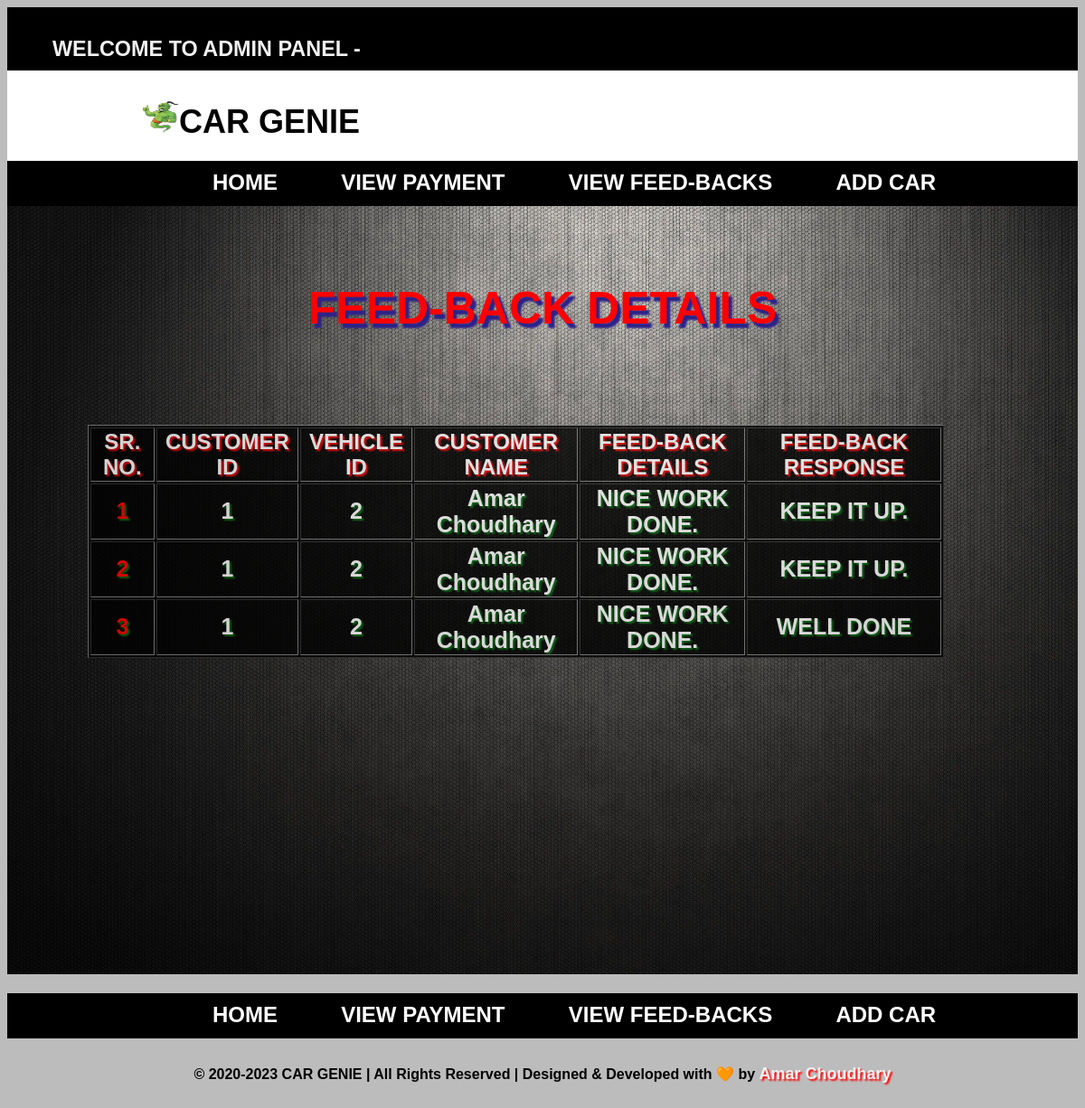
The app's page /php/Admin_feedback_view.php with its own data.
### tables this page shows
CREATE TABLE `feedback` (
  `Feed_ID` int NOT NULL AUTO_INCREMENT,
  `Cus_Id` int NOT NULL,
  `Vehicle_Id` int NOT NULL,
  `customer_name` varchar(255) DEFAULT NULL,
  `Feed_Details` varchar(511) DEFAULT NULL,
  `Feed_Response` varchar(511) DEFAULT NULL,
  `Feed_Status` varchar(255) DEFAULT NULL,
  PRIMARY KEY (`Feed_ID`),
  KEY `Cus_Id` (`Cus_Id`),
  KEY `Vehicle_Id` (`Vehicle_Id`),
  CONSTRAINT `feedback_ibfk_2` FOREIGN KEY (`Vehicle_Id`) REFERENCES `vehicle_info` (`Vehicle_ID`)
);

### php/Admin_feedback_view.php (the view, shortened to what this page needs)
<?php include 'admin_header.php'; ?>
<?php
    include('conn.php');
?>
<!DOCTYPE html>
<html>
<head>
    <link rel="stylesheet" href="../css/home.css" type="text/css" />
</head>
<body class="hold-transition sidebar-mini">
    <?php include 'admin_menu.php'; ?>
    <div class="admindetails">
    <div class="container">
    <center>
        <h1 class="admintitle">FEED-BACK DETAILS</h1>
    </center>
        <table class="table table-bordered table-striped table-hover" border="1">
            <thead>
                <tr class="info">
                    <th>SR. NO.</th>
                    <th>CUSTOMER ID</th>
                    <th>VEHICLE ID</th>
                    <th>CUSTOMER NAME</th>
                    <th>FEED-BACK DETAILS</th>
                    <th>FEED-BACK RESPONSE</th>
                </tr>
            </thead>
            <tbody>
                <?php
                    $admin_data = "SELECT * FROM `feedback` WHERE Feed_ID > 0";
                    $result=$conn->query($admin_data);
                ?>
                <?php $counter=1;
                    while ($row = mysqli_fetch_array($result)){
                        $adminData[] = array(
                            'Cus_Id' =>$row['Cus_Id'],
                            'Vehicle_Id' => $row['Vehicle_Id'],
                            'Feed_Details' => $row['Feed_Details'],
                            'customer_name' => $row['customer_name'],
                            'Feed_Response' => $row['Feed_Response']
                        );
                    }
                ?>
                <?php foreach ($adminData as $admin){ ?>
                <tr class="datainfo">
                    <td class="admintablesrn">
                        <?php echo $counter++;?>
                    </td>
                    <td class="admintable">
                        <?php echo $admin['Cus_Id']; ?>
                    </td>
                    <td class="admintable">
                        <?php echo $admin['Vehicle_Id']; ?>
                    </td>
                    <td class="admintable">
                        <?php echo $admin['customer_name']; ?>
                    </td>
                    <td class="admintable">
                        <?php echo $admin['Feed_Details']; ?>
                    </td>
                    <td class="admintable">
                        <?php echo $admin['Feed_Response']; ?>
                    </td>
                </tr>
                <?php } ?>
            </tbody>
        </table>
    </div>
    </div>
    <?php include 'admin_footer.php'; ?>
</body>
</html>

### php/admin_header.php (shortened to what this page needs)
<!DOCTYPE html>
<head>
    <link rel="stylesheet" href="../css/home.css" type="text/css" />
</head>
<body>
    <div class="top">
        <div class="left">
            <h3>WELCOME TO ADMIN PANEL - <?php echo  strtoupper($_SESSION['admin_name']); ?></h3>
        </div>
    </div>
    <div class="logo">
        <div class="left">
            <h1><a href="admin_home.php" title="Go To Home Page"><img src="../image/logo.jpg" width="40px" height="35px"><span id="projectName">CAR GENIE</span></a></h1>
        </div>
    </div>
</body>
</html>

### php/admin_menu.php (shortened to what this page needs)
<!DOCTYPE html>
<html lang="en">
<head>
</head>
<body>
    <div id="menu">
        <center>
        <a href="admin_home.php" title="Admin Home Page">HOME</a>
        <a href="Admin_payment_view.php" title="View Payment Information">VIEW PAYMENT</a>
        <a href="admin_feedback_view.php" title="Oder Details">VIEW FEED-BACKS</a>
        <a href="admin_cars_add.php" title="Add New Car Details">ADD CAR</a>
        </center>
    </div>
</body>
</html>

### php/admin_footer.php (shortened to what this page needs)
<!DOCTYPE html>
<html lang="en">
<head>
    <link rel="stylesheet" href="../css/home.css" type="text/css" />
</head>
<body>
    <div>
        <div class="footer">
            <?php include 'admin_menu.php'; ?>
        </div>
        <h4 id="middleIt">	&copy; <?php echo '2020-'. date("Y"); ?> CAR GENIE | All Rights Reserved | Designed & Developed with &#129505; by <a href="https://github.com/amrhkr" title="Developer's GitHub" target="_blank"><span id="adminName">Amar Choudhary</span></a></h4>
    </div>
</body>
</html>

### css/home.css (style rules this page uses)
body { background-color: #bdbcbc; background-size: cover; font-family: sans-serif; }
.top { width: 100%; height: 70px; background-color: #000000; }
.left { width: 50%; height: 40px; float: left; color: #f0f0f0; font-size: 20px; padding-left: 50px; padding-top: 10px; }
.logo { width: 100%; height: 100px; background-color: #ffffff; }
.logo h1 { color: #000; font-size: 36px; margin-left: 100px; }
#menu { width: 100%; height: 40px; background-color: #000000; padding-top: 10px; font-size: 1px; }
#menu a { font-size: 24px; text-align: center; margin-left: 70px; text-decoration: none; color: white; }
.footer { width: 100%; background-color: #000000; float: left; padding-top: 0px; }
.footer a { font-size: 24px; text-align: center; margin-left: 12%; text-decoration: none; color: white; }
table { font-size: 20px; width: 150px; margin-left: 7.5%; height: auto; }
#middleIt { text-align: center; line-height: 3.8; }
#adminName { font-size: large; text-shadow: 2px 2px 2px red; text-decoration: none; }
#projectName { color: #000; font-size: 36px; }
a { text-decoration: none; color: #f0f0f0; font-weight: bolder; font-size: 20px; }
.admintablesrn { font-weight: 900; color: red; font-size: 25px; }
.admintable { font-weight: 900; color: rgb(253, 253, 253); font-size: 25px; }
.container { justify-content: center; align-items: center; background-image: url('../image/adminHome.jpg'); background-size: cover; height: 800px; width: 100%; padding-top: 50px; }
.table { width: 80%; background-color: #000; opacity: 0.8; }
.info { color: #ffffff; text-shadow: 2px 2px 2px red; font-size: larger; font-weight: 700; }
.datainfo { text-align: center; color: #ffffff; text-shadow: 2px 2px 2px rgb(1, 105, 14); }
.admintitle { font-size: 50px; color: red; font-weight:800; text-shadow: 4px 5px 2px rgb(44, 34, 138); margin-bottom: 100px; }

### records on screen
feedback: Cus_Id "1", Vehicle_Id "2", customer_name "Amar Choudhary", Feed_Details "NICE WORK DONE.", Feed_Response "WELL DONE"

### other values on screen
$admin['Cus_Id'] "1"
$admin['Vehicle_Id'] "2"
$admin['customer_name'] "Amar Choudhary"
$admin['Feed_Details'] "NICE WORK DONE."
$admin['Feed_Response'] "KEEP IT UP."
